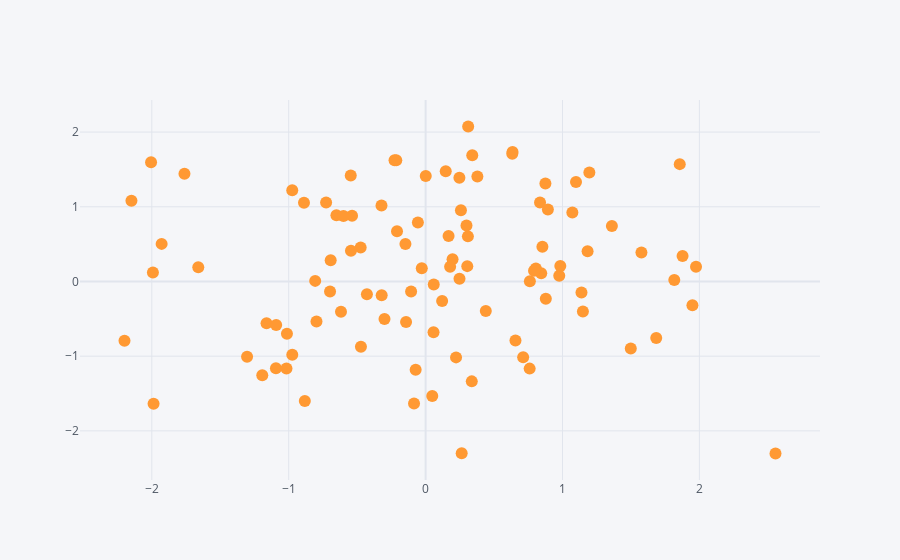

Here is the notebook cell this chart was saved with:
### Code cell
df.iplot(kind = 'scatter',x='A',y='B',mode='markers')
